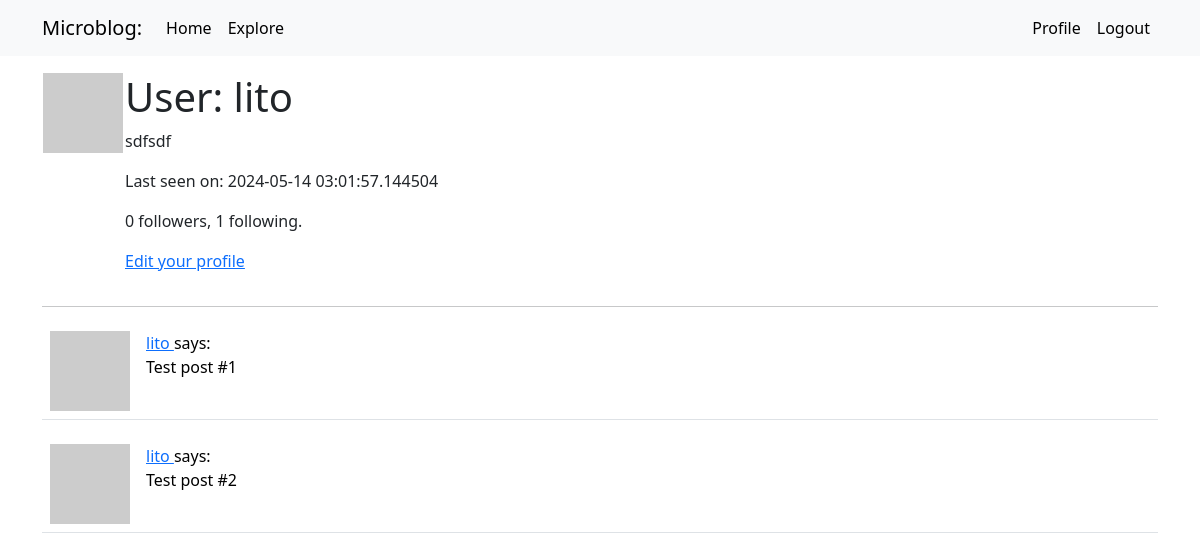
Page /user/lito (signed in) on the committed database.
### app/models.py (models this page shows, shortened)
class User(UserMixin,db.Model):
    id: so.Mapped[int] = so.mapped_column(primary_key=True)
    username: so.Mapped[str] = so.mapped_column(sa.String(64), index=True,
                                                unique=True)
    email: so.Mapped[str] = so.mapped_column(sa.String(120), index=True,
                                             unique=True)
    password_hash: so.Mapped[Optional[str]] = so.mapped_column(sa.String(256))
    posts: so.WriteOnlyMapped['Post'] = so.relationship(back_populates = 'author')
    about_me: so.Mapped[Optional[str]] = so.mapped_column(sa.String(140))
    last_seen: so.Mapped[Optional[datetime]] =so.mapped_column(default=lambda: datetime.now(timezone.utc))
    following: so.WriteOnlyMapped['User'] = so.relationship( secondary = followers, primaryjoin = (followers.c.follower_id ==id), secondaryjoin = (followers.c.followed_id == id),back_populates = 'followers')
    followers: so.WriteOnlyMapped['User'] = so.relationship(secondary= followers, primaryjoin = (followers.c.followed_id ==id), secondaryjoin= (followers.c.follower_id == id), back_populates = 'following')
    def followers_count(self):
        query = sa.select(sa.func.count()).select_from(
            self.followers.select().subquery())
        return db.session.scalar(query)
    def following_count(self):
        query = sa.select(sa.func.count()).select_from(
            self.following.select().subquery())
        return db.session.scalar(query)
    def avatar(self,size):
        digest = md5(self.email.lower().encode('utf-8')).hexdigest()
        return f'https://www.gravatar.com/avatar/{digest}?d=monsterid&s={size}'

### app/routes.py (the view)
@app.route('/user/<username>', methods = ['GET', 'POST'])
@login_required
def user(username):
    user = db.first_or_404(sa.select(User).where(User.username == username))
    post = [
        {'author':user, 'body': 'Test post #1'},
        {'author':user, 'body': 'Test post #2'}
    ]
    form = EmptyForm()
    return render_template('user.html', user= user,post=post, form = form)

### app/models.py (called while the page is built)
@login.user_loader
def load_user(id):
    return db.session.get(User,int(id))

### app/routes.py (called while the page is built)
@app.before_request
def before_request():
    if current_user.is_authenticated:
        current_user.last_seen = datetime.now(timezone.utc)
        db.session.commit()

### app/templates/user.html (shortened to what this page needs)
{% extends "base.html" %}
{% block content %}
    <table>
        <tr valign = "top">
            <td><img src = "{{ user.avatar(128) }}"></td>
            <td>
                <h1>User: {{ user.username }}</h1>
                {% if user.about_me %}<p>{{ user.about_me }}</p>{% endif %}
                {% if user.last_seen %}<p>Last seen on: {{ user.last_seen }}</p>{% endif %}
                <p>{{ user.followers_count() }} followers, {{ user.following_count() }} following.</p>
                {% if user == current_user %}
                <p><a href="{{ url_for('edit_profile') }}">Edit your profile</a></p>
        {% endif %}
            </td>
        </tr>
    </table>
    <hr>
    {% for post in post %}
        {% include '_post.html' %}
    {% endfor %}
{% endblock %}

### app/templates/_post.html
<table class = "table table-hover">
    <tr>
        <td width = "70px">
            <a href = "{{ url_for('user', username=post.author.username) }}">
                <img src="{{ post.author.avatar(36) }}">
            </a>
        </td>
        <td>
            <a href="{{ url_for('user', username=post.author.username) }}">
                {{ post.author.username }}
            </a>
            says:<br>{{ post.body }}
        </td>
    </tr>
</table>

### rows in the picture
User: username "lito", about_me "sdfsdf", last_seen "2024-05-14 03:01:57.144504", author.username "lito" "lito"

### other values in the picture
{{ user.followers_count() }} "0"
{{ user.following_count() }} "1"
{{ post.body }} "Test post #1" "Test post #2"
